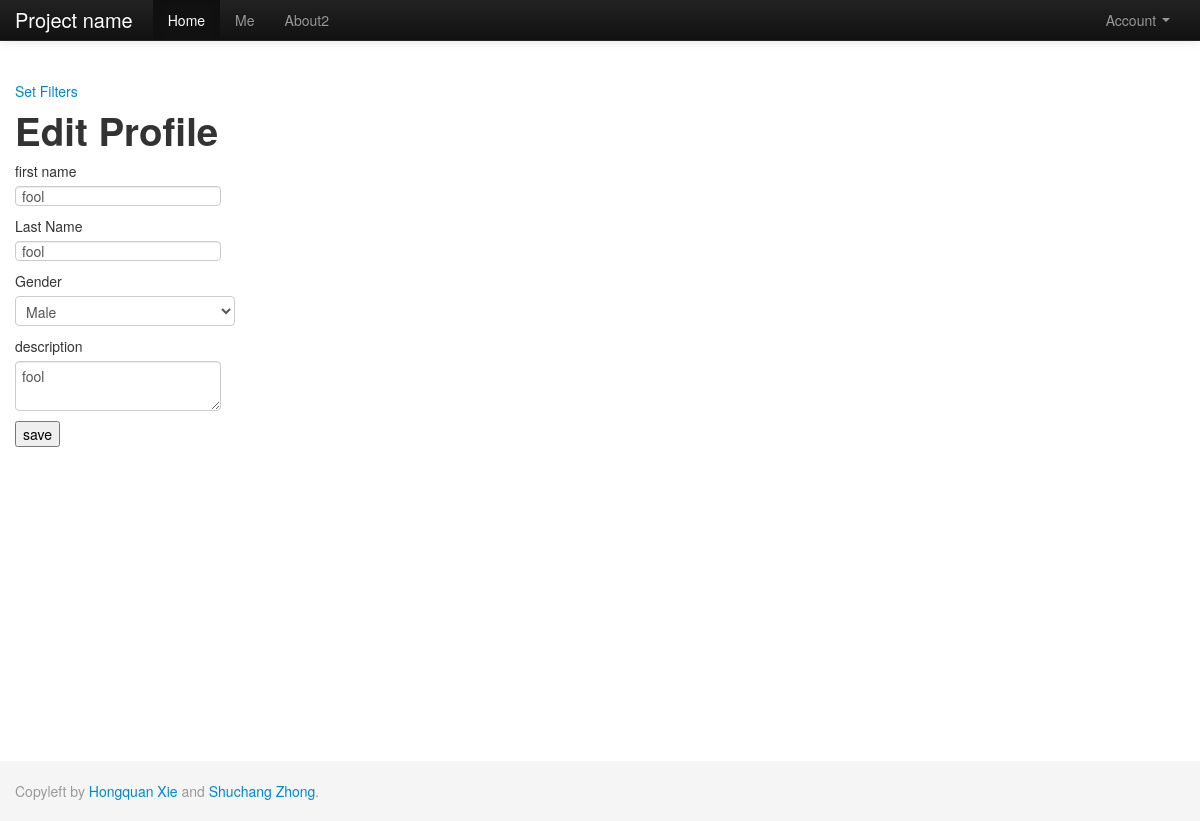
The app's page /index.php/setting/set_profile (signed in) with its own data.
### tables this page shows
CREATE TABLE IF NOT EXISTS `user` (
  `uid` int(11) NOT NULL AUTO_INCREMENT,
  `uname` varchar(50) NOT NULL,
  `email` varchar(50) NOT NULL,
  `password` varchar(50) NOT NULL,
  `dt_inserted` datetime NOT NULL,
  `dt_edited` timestamp NOT NULL DEFAULT '0000-00-00 00:00:00' ON UPDATE CURRENT_TIMESTAMP,
  `first_name` varchar(50) NOT NULL,
  `last_name` varchar(50) NOT NULL,
  `gender` tinyint(1) DEFAULT NULL,
  `photo` varchar(100) DEFAULT NULL,
  `description` varchar(1000) NOT NULL,
  `last_latitude` float NOT NULL DEFAULT '0',
  `last_longitude` float NOT NULL DEFAULT '0',
  `current_state` varchar(50) NOT NULL,
  `active` tinyint(1) NOT NULL DEFAULT '1',
  PRIMARY KEY (`uid`),
  UNIQUE KEY `email` (`email`,`uname`)
);

### application/controllers/setting.php (called while the page is built, shortened)
<?php if ( ! defined('BASEPATH')) exit('No direct script access allowed');
class Setting extends CI_Controller {
 	public function __construct(){
		$this->load->helper('view_helper');
		$this->load->view('header');
    }
	public function set_profile(){
		$user_id = $_SESSION['user']['uid'];
		if($user_id){
			$this->load->model('User');
			$this->User->uid = $user_id;
			$user = current($this->User->get());
			$data['user'] = $user;
			$this->load->view('set_profile', $data);
		}
		$this->load->view('footer');
	}
}?>

### index.php (called while the page is built, shortened)
<?php
require_once BASEPATH.'core/CodeIgniter.php';

### application/models/user.php (called while the page is built, shortened)
<?php
class User extends CI_Model {
    function get($params=null){
		$this->db->select('*');
		$this->db->from('user');
		$where = ' 1=1 ';
		if(isset($this->uid)){
			$where .= ' AND user.uid = '.$this->uid;
		}
		if($params){
			$params['user.active']=1;
			$this->db->where($params);
		}else
			$this->db->where($where, null, false);
		$query = $this->db->get();
        return $query->result_array();
    }
}

### application/views/set_profile.php (the view, shortened to what this page needs)
<div>
	<a href="/trunk/index.php/setting/set_filter">Set Filters</a>
</div>
<form  action="/trunk/index.php/setting/save_profile" method="post" onsubmit="validateForm(this);return false;">
	<fieldset>
		<h1 >Edit Profile</h1>
		<div >
			<div >
				<label for="name">first name</label>
				<input type="text" value="<?php echo $user['first_name'];?>" name="first_name"/>
			</div>
		</div>
		<div >
			<div>
				<label for="password">Last Name</label>
				<input type="text" value="<?=$user['last_name']?>" name="last_name"/>
			</div>
		</div>
		<div >
			<label>Gender</label>
			<select name="gender" >
			  <option <?php echo $user['gender']=='1'?'selected="selected"':'' ;?> value="1">Male</option>
			</select>
		</div>
		<div>
			<label for="description">description</label>
			<textarea  name="description"><?php echo $user['description'];?></textarea>
		</div>
		<div class="">
			<input type="submit" value="save" class="button float_right" />
		</div>
	</fieldset>
</form>

### records on screen
user: first_name "fool", last_name "fool", gender "Male", description "fool"
